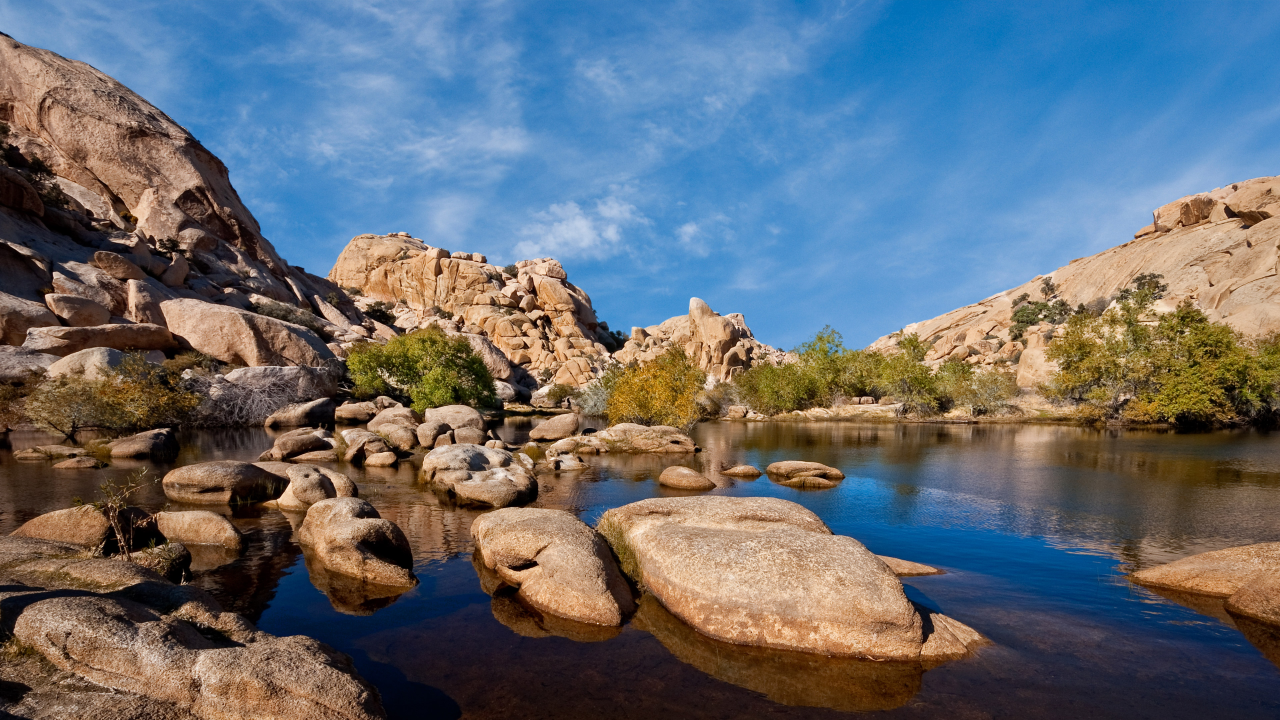
#> input picture 134256573812053395.jpg, 3840 x 2160 px (shown at 1/3 size)
$ python 44.py
#> lines starting #> are read from the running program, lines starting #| are printed output that depends on the picture; after the words box and inside, x2 and y2 are one past the last pixel; in counts of white or black regions, pixels touching at a corner belong together
import cv2

image = cv2.imread("134256573812053395.jpg")
#> image is the input picture: shape (2160, 3840, 3); mean B, G, R 115.2, 107.9, 101.9

image = cv2.resize(image, (800, 450))
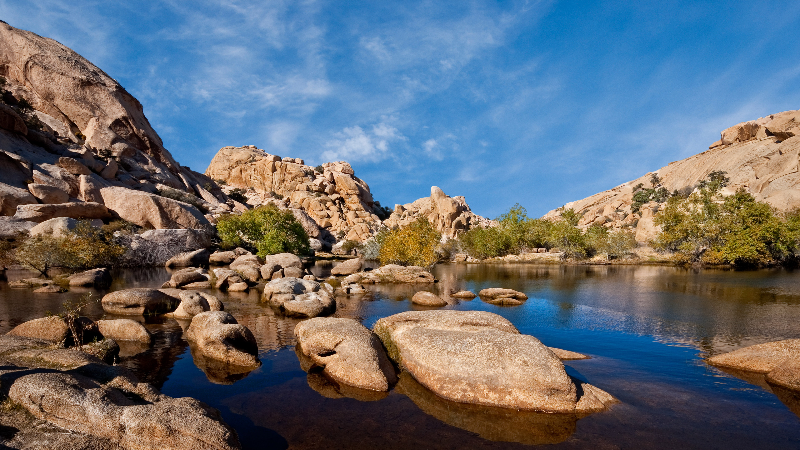
#> image: shape (450, 800, 3); mean B, G, R 115.1, 107.8, 101.8

gray = cv2.cvtColor(image, cv2.COLOR_BGR2GRAY)
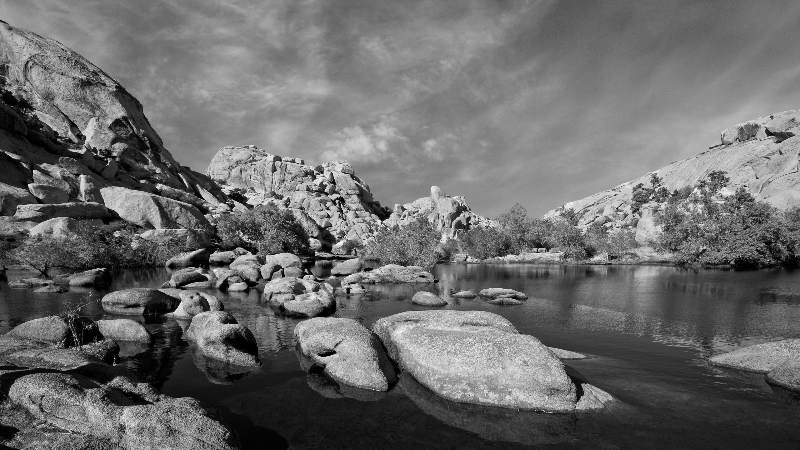
#> gray: shape (450, 800); min 0, max 251, mean 106.8

edges = cv2.Canny(gray, 100, 200)
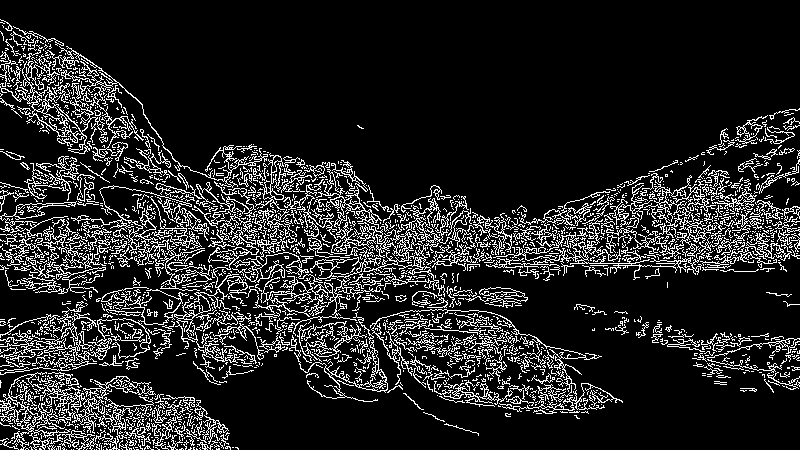
#> edges: shape (450, 800); 14.2% white in thin lines or dots

cv2.waitKey(0)
cv2.destroyAllWindows()
threshold = cv2.threshold(gray, 200, 255, cv2.THRESH_BINARY)

cv2.imshow("Threshold Image", threshold[1])
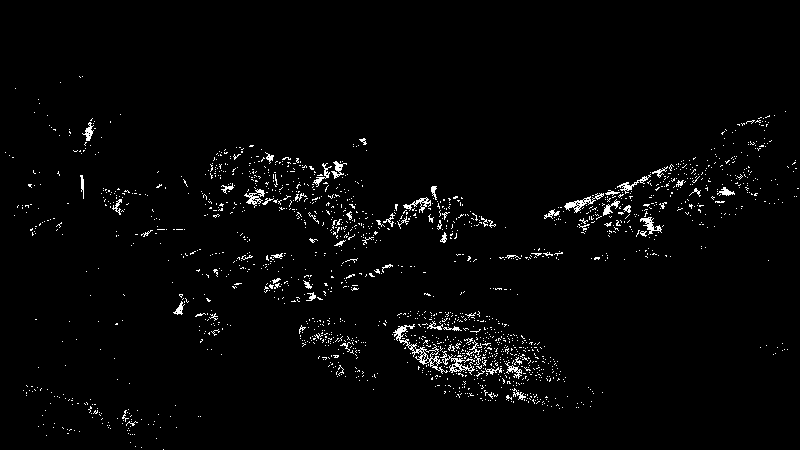
#> window 'Threshold Image': shape (450, 800); 2.2% white in thin lines or dots, all inside (x1, y1, x2, y2) = (5, 76, 799, 450)

cv2.waitKey(0)
cv2.destroyAllWindows()

$ run again, with ChatGPT Image Oct 14, 2026, 11_23_27 AM.png saved as 134256573812053395.jpg
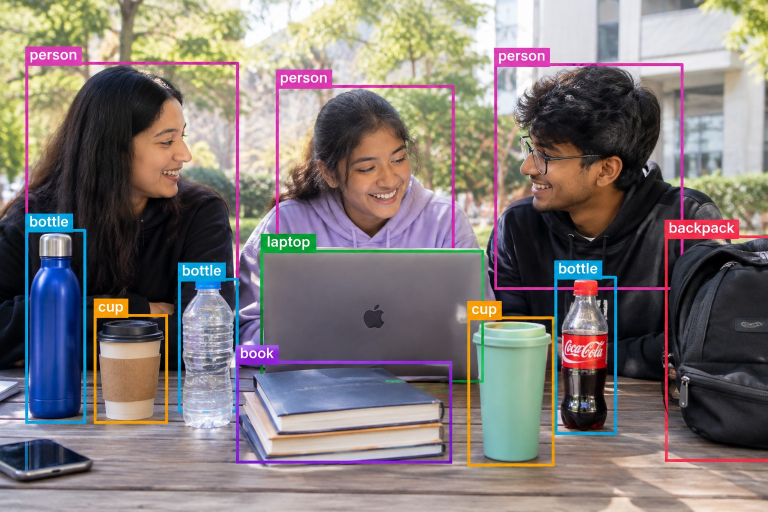
#> input picture ChatGPT Image Oct 14, 2026, 11_23_27 AM.png, 1536 x 1024 px (shown at 1/2 size)
#> image is the input picture: shape (1024, 1536, 3); mean B, G, R 119.9, 121.1, 129.1
#> image: shape (450, 800, 3)
#> `edges = cv2.Canny(gray, 100, 200)`:
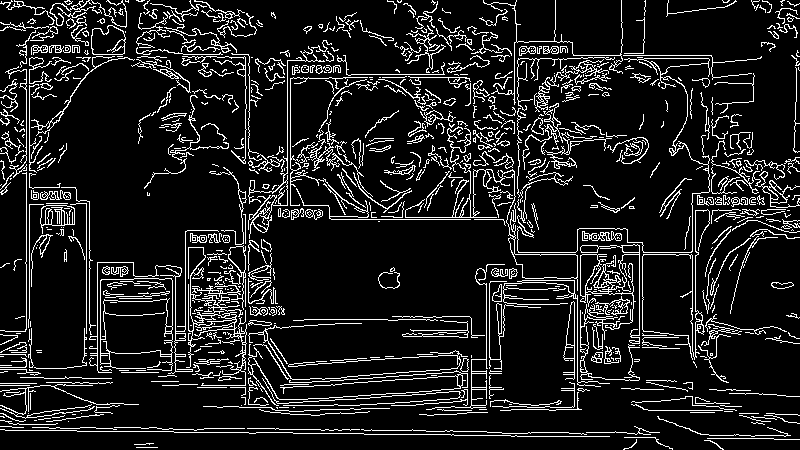
#> edges: shape (450, 800); 11.8% white in thin lines or dots
#> `cv2.imshow("Threshold Image", threshold[1])`:
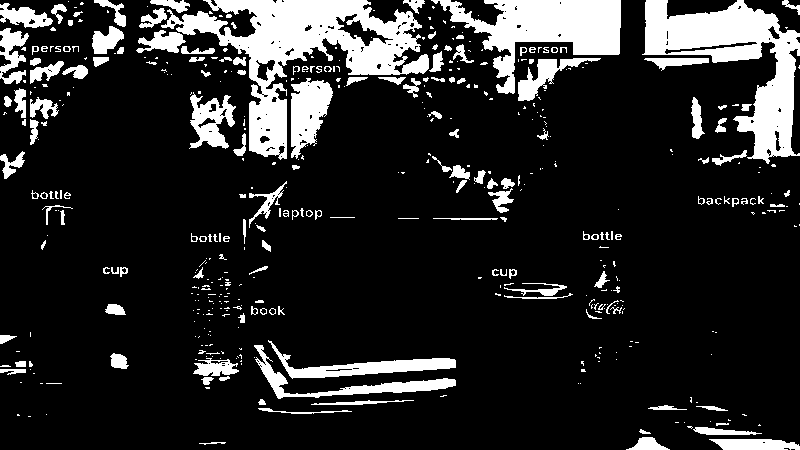
#> window 'Threshold Image': shape (450, 800); 15.8% white; 470 white regions (308 under 20 px), largest, box (x1, y1, x2, y2) and area: (161, 0, 429, 160) 13382, (642, 0, 800, 164) 9947, (431, 0, 621, 94) 7425
